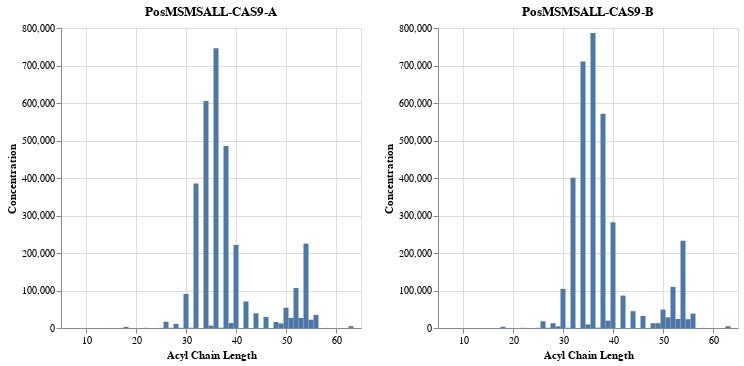

The code cell stored with this chart in its notebook:
### Code cell
import altair as alt
l = lengths.reset_index()

a = alt.Chart(l).mark_bar().encode(
    x='Acyl Chain Length:Q',
    y=alt.Y('PosMSMSALL-CAS9-A:Q').title('Concentration'),
).properties(
    title='PosMSMSALL-CAS9-A'
)

b = alt.Chart(l).mark_bar().encode(
    x='Acyl Chain Length:Q',
    y=alt.Y('PosMSMSALL-CAS9-B:Q').title('Concentration'),
).properties(
    title=('PosMSMSALL-CAS9-B')
)

a | b
